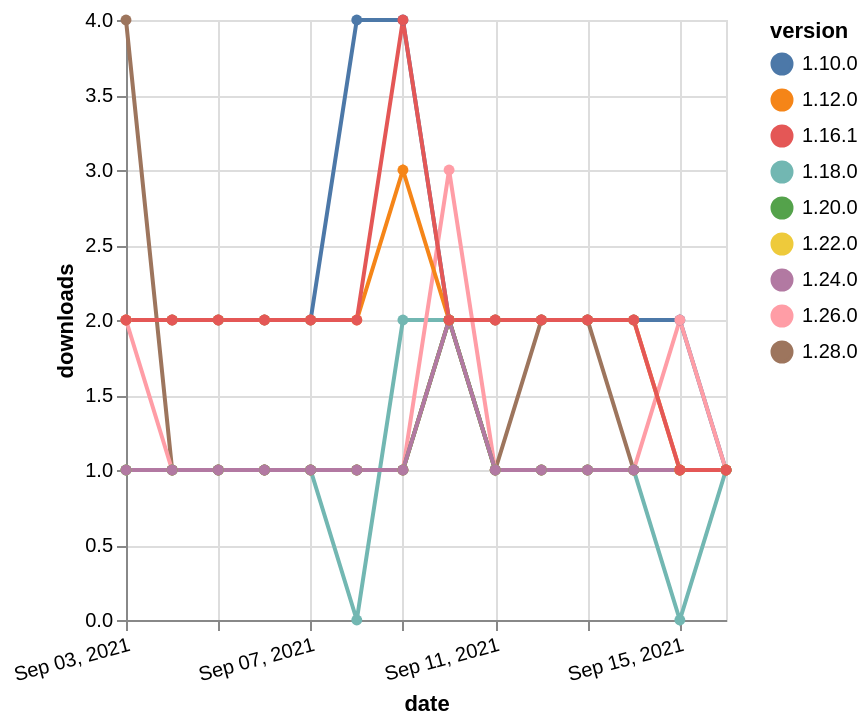

Specify this chart in Vega-Lite:
### Vega-Lite specification from a JSON file in a GitHub repository (floating-point values rounded to 4 significant figures)
{"$schema": "https://vega.github.io/schema/vega-lite/v5.json", "description": "A simple bar chart with embedded data.", "data": {"values": [{"date": "2021-09-03", "total": 258, "delta": 1, "version": "1.18.0"}, {"date": "2021-09-04", "total": 259, "delta": 1, "version": "1.18.0"}, {"date": "2021-09-05", "total": 260, "delta": 1, "version": "1.18.0"}, {"date": "2021-09-06", "total": 261, "delta": 1, "version": "1.18.0"}, {"date": "2021-09-07", "total": 262, "delta": 1, "version": "1.18.0"}, {"date": "2021-09-08", "total": 262, "delta": 0, "version": "1.18.0"}, {"date": "2021-09-09", "total": 264, "delta": 2, "version": "1.18.0"}, {"date": "2021-09-10", "total": 266, "delta": 2, "version": "1.18.0"}, {"date": "2021-09-11", "total": 267, "delta": 1, "version": "1.18.0"}, {"date": "2021-09-12", "total": 268, "delta": 1, "version": "1.18.0"}, {"date": "2021-09-13", "total": 269, "delta": 1, "version": "1.18.0"}, {"date": "2021-09-14", "total": 270, "delta": 1, "version": "1.18.0"}, {"date": "2021-09-15", "total": 270, "delta": 0, "version": "1.18.0"}, {"date": "2021-09-16", "total": 271, "delta": 1, "version": "1.18.0"}, {"date": "2021-09-03", "total": 202, "delta": 1, "version": "1.22.0"}, {"date": "2021-09-04", "total": 203, "delta": 1, "version": "1.22.0"}, {"date": "2021-09-05", "total": 204, "delta": 1, "version": "1.22.0"}, {"date": "2021-09-06", "total": 205, "delta": 1, "version": "1.22.0"}, {"date": "2021-09-07", "total": 206, "delta": 1, "version": "1.22.0"}, {"date": "2021-09-08", "total": 207, "delta": 1, "version": "1.22.0"}, {"date": "2021-09-09", "total": 208, "delta": 1, "version": "1.22.0"}, {"date": "2021-09-10", "total": 210, "delta": 2, "version": "1.22.0"}, {"date": "2021-09-11", "total": 211, "delta": 1, "version": "1.22.0"}, {"date": "2021-09-12", "total": 212, "delta": 1, "version": "1.22.0"}, {"date": "2021-09-13", "total": 213, "delta": 1, "version": "1.22.0"}, {"date": "2021-09-14", "total": 214, "delta": 1, "version": "1.22.0"}, {"date": "2021-09-15", "total": 215, "delta": 1, "version": "1.22.0"}, {"date": "2021-09-16", "total": 216, "delta": 1, "version": "1.22.0"}, {"date": "2021-09-03", "total": 133, "delta": 4, "version": "1.28.0"}, {"date": "2021-09-04", "total": 134, "delta": 1, "version": "1.28.0"}, {"date": "2021-09-05", "total": 135, "delta": 1, "version": "1.28.0"}, {"date": "2021-09-06", "total": 136, "delta": 1, "version": "1.28.0"}, {"date": "2021-09-07", "total": 137, "delta": 1, "version": "1.28.0"}, {"date": "2021-09-08", "total": 138, "delta": 1, "version": "1.28.0"}, {"date": "2021-09-09", "total": 139, "delta": 1, "version": "1.28.0"}, {"date": "2021-09-10", "total": 141, "delta": 2, "version": "1.28.0"}, {"date": "2021-09-11", "total": 142, "delta": 1, "version": "1.28.0"}, {"date": "2021-09-12", "total": 144, "delta": 2, "version": "1.28.0"}, {"date": "2021-09-13", "total": 146, "delta": 2, "version": "1.28.0"}, {"date": "2021-09-14", "total": 147, "delta": 1, "version": "1.28.0"}, {"date": "2021-09-15", "total": 148, "delta": 1, "version": "1.28.0"}, {"date": "2021-09-16", "total": 149, "delta": 1, "version": "1.28.0"}, {"date": "2021-09-03", "total": 3111, "delta": 2, "version": "1.10.0"}, {"date": "2021-09-04", "total": 3113, "delta": 2, "version": "1.10.0"}, {"date": "2021-09-05", "total": 3115, "delta": 2, "version": "1.10.0"}, {"date": "2021-09-06", "total": 3117, "delta": 2, "version": "1.10.0"}, {"date": "2021-09-07", "total": 3119, "delta": 2, "version": "1.10.0"}, {"date": "2021-09-08", "total": 3123, "delta": 4, "version": "1.10.0"}, {"date": "2021-09-09", "total": 3127, "delta": 4, "version": "1.10.0"}, {"date": "2021-09-10", "total": 3129, "delta": 2, "version": "1.10.0"}, {"date": "2021-09-11", "total": 3131, "delta": 2, "version": "1.10.0"}, {"date": "2021-09-12", "total": 3133, "delta": 2, "version": "1.10.0"}, {"date": "2021-09-13", "total": 3135, "delta": 2, "version": "1.10.0"}, {"date": "2021-09-14", "total": 3137, "delta": 2, "version": "1.10.0"}, {"date": "2021-09-15", "total": 3139, "delta": 2, "version": "1.10.0"}, {"date": "2021-09-16", "total": 3140, "delta": 1, "version": "1.10.0"}, {"date": "2021-09-03", "total": 211, "delta": 2, "version": "1.26.0"}, {"date": "2021-09-04", "total": 212, "delta": 1, "version": "1.26.0"}, {"date": "2021-09-05", "total": 213, "delta": 1, "version": "1.26.0"}, {"date": "2021-09-06", "total": 214, "delta": 1, "version": "1.26.0"}, {"date": "2021-09-07", "total": 215, "delta": 1, "version": "1.26.0"}, {"date": "2021-09-08", "total": 216, "delta": 1, "version": "1.26.0"}, {"date": "2021-09-09", "total": 217, "delta": 1, "version": "1.26.0"}, {"date": "2021-09-10", "total": 220, "delta": 3, "version": "1.26.0"}, {"date": "2021-09-11", "total": 221, "delta": 1, "version": "1.26.0"}, {"date": "2021-09-12", "total": 222, "delta": 1, "version": "1.26.0"}, {"date": "2021-09-13", "total": 223, "delta": 1, "version": "1.26.0"}, {"date": "2021-09-14", "total": 224, "delta": 1, "version": "1.26.0"}, {"date": "2021-09-15", "total": 226, "delta": 2, "version": "1.26.0"}, {"date": "2021-09-16", "total": 227, "delta": 1, "version": "1.26.0"}, {"date": "2021-09-03", "total": 215, "delta": 1, "version": "1.20.0"}, {"date": "2021-09-04", "total": 216, "delta": 1, "version": "1.20.0"}, {"date": "2021-09-05", "total": 217, "delta": 1, "version": "1.20.0"}, {"date": "2021-09-06", "total": 218, "delta": 1, "version": "1.20.0"}, {"date": "2021-09-07", "total": 219, "delta": 1, "version": "1.20.0"}, {"date": "2021-09-08", "total": 220, "delta": 1, "version": "1.20.0"}, {"date": "2021-09-09", "total": 221, "delta": 1, "version": "1.20.0"}, {"date": "2021-09-10", "total": 223, "delta": 2, "version": "1.20.0"}, {"date": "2021-09-11", "total": 224, "delta": 1, "version": "1.20.0"}, {"date": "2021-09-12", "total": 225, "delta": 1, "version": "1.20.0"}, {"date": "2021-09-13", "total": 226, "delta": 1, "version": "1.20.0"}, {"date": "2021-09-14", "total": 227, "delta": 1, "version": "1.20.0"}, {"date": "2021-09-15", "total": 228, "delta": 1, "version": "1.20.0"}, {"date": "2021-09-16", "total": 229, "delta": 1, "version": "1.20.0"}, {"date": "2021-09-03", "total": 179, "delta": 1, "version": "1.24.0"}, {"date": "2021-09-04", "total": 180, "delta": 1, "version": "1.24.0"}, {"date": "2021-09-05", "total": 181, "delta": 1, "version": "1.24.0"}, {"date": "2021-09-06", "total": 182, "delta": 1, "version": "1.24.0"}, {"date": "2021-09-07", "total": 183, "delta": 1, "version": "1.24.0"}, {"date": "2021-09-08", "total": 184, "delta": 1, "version": "1.24.0"}, {"date": "2021-09-09", "total": 185, "delta": 1, "version": "1.24.0"}, {"date": "2021-09-10", "total": 187, "delta": 2, "version": "1.24.0"}, {"date": "2021-09-11", "total": 188, "delta": 1, "version": "1.24.0"}, {"date": "2021-09-12", "total": 189, "delta": 1, "version": "1.24.0"}, {"date": "2021-09-13", "total": 190, "delta": 1, "version": "1.24.0"}, {"date": "2021-09-14", "total": 191, "delta": 1, "version": "1.24.0"}, {"date": "2021-09-15", "total": 192, "delta": 1, "version": "1.24.0"}, {"date": "2021-09-16", "total": 193, "delta": 1, "version": "1.24.0"}, {"date": "2021-09-03", "total": 2589, "delta": 2, "version": "1.12.0"}, {"date": "2021-09-04", "total": 2591, "delta": 2, "version": "1.12.0"}, {"date": "2021-09-05", "total": 2593, "delta": 2, "version": "1.12.0"}, {"date": "2021-09-06", "total": 2595, "delta": 2, "version": "1.12.0"}, {"date": "2021-09-07", "total": 2597, "delta": 2, "version": "1.12.0"}, {"date": "2021-09-08", "total": 2599, "delta": 2, "version": "1.12.0"}, {"date": "2021-09-09", "total": 2602, "delta": 3, "version": "1.12.0"}, {"date": "2021-09-10", "total": 2604, "delta": 2, "version": "1.12.0"}, {"date": "2021-09-11", "total": 2606, "delta": 2, "version": "1.12.0"}, {"date": "2021-09-12", "total": 2608, "delta": 2, "version": "1.12.0"}, {"date": "2021-09-13", "total": 2610, "delta": 2, "version": "1.12.0"}, {"date": "2021-09-14", "total": 2612, "delta": 2, "version": "1.12.0"}, {"date": "2021-09-15", "total": 2613, "delta": 1, "version": "1.12.0"}, {"date": "2021-09-16", "total": 2614, "delta": 1, "version": "1.12.0"}, {"date": "2021-09-03", "total": 2267, "delta": 2, "version": "1.16.1"}, {"date": "2021-09-04", "total": 2269, "delta": 2, "version": "1.16.1"}, {"date": "2021-09-05", "total": 2271, "delta": 2, "version": "1.16.1"}, {"date": "2021-09-06", "total": 2273, "delta": 2, "version": "1.16.1"}, {"date": "2021-09-07", "total": 2275, "delta": 2, "version": "1.16.1"}, {"date": "2021-09-08", "total": 2277, "delta": 2, "version": "1.16.1"}, {"date": "2021-09-09", "total": 2281, "delta": 4, "version": "1.16.1"}, {"date": "2021-09-10", "total": 2283, "delta": 2, "version": "1.16.1"}, {"date": "2021-09-11", "total": 2285, "delta": 2, "version": "1.16.1"}, {"date": "2021-09-12", "total": 2287, "delta": 2, "version": "1.16.1"}, {"date": "2021-09-13", "total": 2289, "delta": 2, "version": "1.16.1"}, {"date": "2021-09-14", "total": 2291, "delta": 2, "version": "1.16.1"}, {"date": "2021-09-15", "total": 2292, "delta": 1, "version": "1.16.1"}, {"date": "2021-09-16", "total": 2293, "delta": 1, "version": "1.16.1"}]}, "width": "container", "mark": {"type": "line", "point": {"filled": true}}, "encoding": {"x": {"field": "date", "type": "temporal", "timeUnit": "yearmonthdate", "title": "date", "axis": {"labelAngle": -15}}, "y": {"field": "delta", "type": "quantitative", "title": "downloads"}, "color": {"field": "version", "type": "nominal"}, "tooltip": {"field": "delta"}}}
